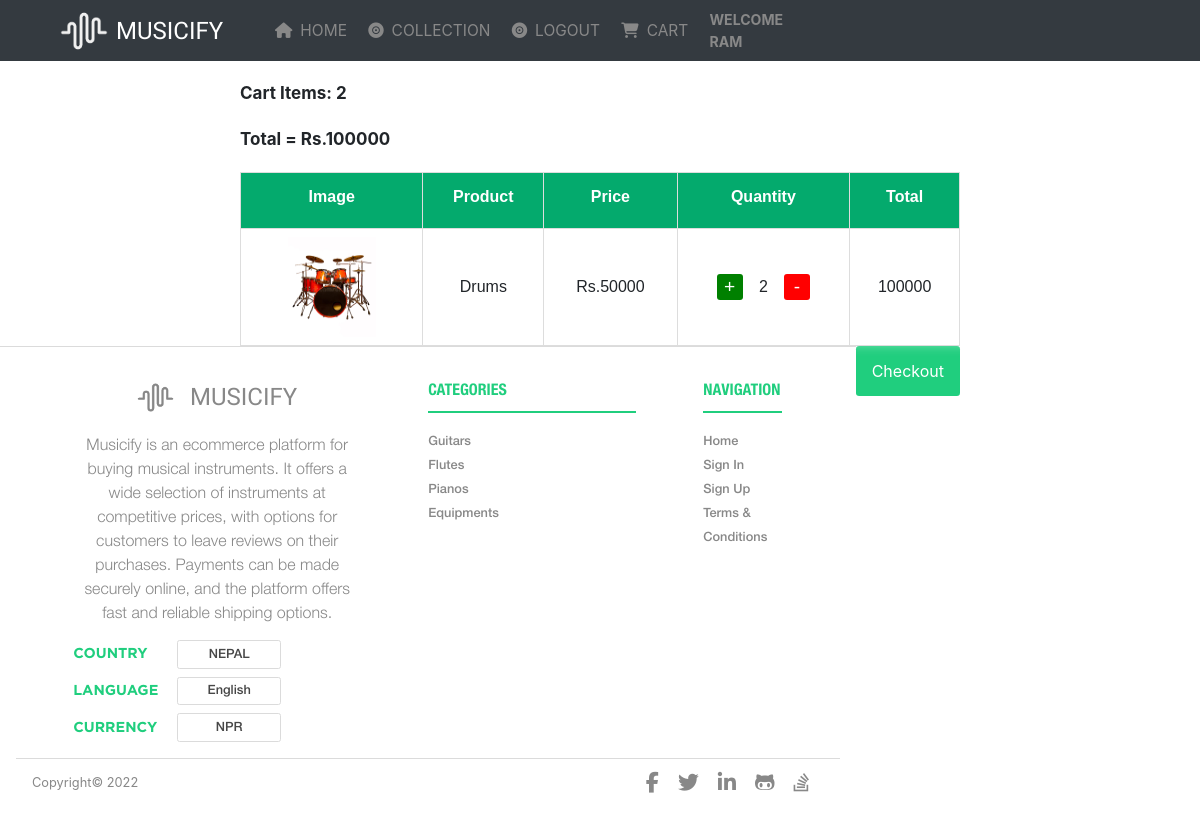
The app's page /cart (signed in) with its own data.
### users/models.py (models this page shows)
class User(AbstractUser):
    username = None
    email = models.EmailField(unique=True,null=False)
    first_name=models.CharField(max_length=26,null=False)
    last_name=models.CharField(max_length=26,null=False)
    phone=models.CharField(max_length=10,null=False)
    GENDER = [('Male','Male'),('Female','Female'),('Other','Other')]
    gender=models.CharField(max_length=6,choices=GENDER,null=True)
    is_staff = models.BooleanField(default=False)
    is_active = models.BooleanField(default=True)
    date_joined=models.DateField(auto_now_add=True)
    USERNAME_FIELD = 'email'
    REQUIRED_FIELDS = ['first_name','last_name','phone','gender']
    objects = CustomUserManager()
    def __str__(self):
        return self.email

### stores/models.py (models this page shows, shortened)
class Cart(models.Model):
    user=models.ForeignKey(User,on_delete=models.CASCADE,null=False)
    status=models.BooleanField(default=False)
    date_added=models.DateField(auto_now=True)
    @property
    def cart_total(self):
        cartitems = self.cartitem_set.all()
        total = sum([item.total for item in cartitems])
        return total
    @property
    def cart_items(self):
        cartitems = self.cartitem_set.all()
        total = sum([item.quantity for item in cartitems])
        return total

class CartItem(models.Model):
    cart=models.ForeignKey(Cart,on_delete=models.CASCADE,null=False)
    product=models.ForeignKey(Product,on_delete=models.CASCADE,null=False)
    quantity=models.IntegerField(default=0)
    @property
    def total(self):
        amount = self.product.price * self.quantity
        return amount

class Product(models.Model):
    name=models.CharField(max_length=26,null=False)
    CATEGORIES=[('Guitar',' Acoustic Guitar'),('Guitar',' Electric Guitar'),
                ('Keyboard','Electric Keyboards'),
                ('Drums','Drum Set'),
                ('Flutes','Flute'),
                ('Steel','Violin'),
                ('Studio Equipments',' Equipments'),
                ('Pedals','Bass Guitars')]
    category=models.CharField(max_length=26,choices = CATEGORIES,null=False)
    image = models.ImageField(upload_to='uploads/products',null=True)
    price=models.IntegerField()
    date_added=models.DateField(auto_now_add=True)
    product_info = models.TextField()
    brand = models.CharField(max_length=50)

### stores/views.py (the view)
# urls.py: path('cart',viewCart,name='cart'),
@login_required(login_url='login-page')
def viewCart(request):
    if request.user.is_authenticated:
        customer = User.objects.get(id= request.user.id)
        cart, created = Cart.objects.get_or_create(user = customer,status = False)
        items = cart.cartitem_set.all()
    else:
        items=[]
        cart ={'cart_total':0, 'cart_items':0}
    context={
        "items":items,
        "cart":cart
    }
    return render(request,"pages/cart.html",context)

### templates/pages/cart.html (shortened to what this page needs)
{% extends 'base.html' %}
{% block content %}
<div>
    <div class='card-items'>
        Cart Items: {{cart.cart_items}}
    </div>
    <div class='card-total'>
        Total = Rs.{{cart.cart_total}}
    </div>
    <div class='table-container'>
        <table>
            <thead>
                <th>Image</th>
                <th>Product</th>
                <th>Price</th>
                <th>Quantity</th>
                <th>Total</th>
            </thead>
            <tbody>
                {% if cart.cart_items > 0 %}
                {% for item in items %}
                    <tr>
                        <td>
                            <img src={{item.product.image.url}} alt="" class = 'cart-product-image'>
                        </td>
                        <td>
                            {{item.product.name}}
                        </td>
                        <td>
                            Rs.{{item.product.price}}
                        </td>
                        <td>
                            <div style="display:flex;align-items:center;justify-content:center;">
                                <button data-product={{item.product.id}} data-user={{request.user}} data-action="add" class="cart-button plus co-l ai-c jc-c">+</button>
                                <div class='item-product-quantity'>{{item.quantity}}</div>
                                <button data-product={{item.product.id}} data-user={{request.user}} data-action="remove" class="cart-button minus plus co-l ai-c jc-c">-</button>
                            </div>
                        </td>
                        <td>
                            {{item.total}}
                        </td>
                    </tr>
                {% endfor %}
                {% else %}
                <tr>
                    <td colspan=5>No order has been placed</td>
                </tr>
                {% endif %}
            </tbody>
        </table>
        <a href="{% url 'checkout' %}"><button type='submit' data-cart={{cart.id}} class='checkout-btn btn-red ai-c py-2'>Checkout</button></a>
    </div>
</div>
{% endblock %}

### templates/partials/header.html (shortened to what this page needs)
{% load static %}
<link rel="stylesheet" href="{% static 'css/styles.css' %}">
<header class="bg-dark w-100">
<nav class="nav-bar ai-c jc-sb py-1 max-w-80 w-90">
    <div class="nav--left ai-c">
        <div class="nav__brand">
          <div class="nav__brand__logo mr-2">
            <img
              class="nav__brand__logo__img"
              src="{% static 'images/waves-icon.png' %}"
              alt="waves-icon"
            />
          </div>
          <div class="nav__brand__name"><a class="brand-name--sm-w" href="{% url 'home' %}">MUSICIFY</a></div>
        </div>
        <div class="nav__menu ai-c tupper">
            <a class="nav__menu__item" href="{% url 'home' %}">
              <div class="nav__menu__item co-l ai-c">
                <div class="nav__menu__item-icon mr-2">
                  <i class="fas fa-home"></i>
                </div>
                <div class="nav__menu_item-text">Home</div>
              </div>
            </a>
            <a class="nav__menu__item" href="{% url 'category' %}">
              <div class="nav__menu__item co-l ai-c">
                <div class="nav__menu__item-icon mr-2">
                  <i class="fas fa-record-vinyl"></i>
                </div>
                <div class="nav__menu_item-text">Collection</div>
              </div>
            </a>
              {% if user.is_authenticated %}
            <a class="nav__menu__item" href="{% url 'logout' %}">
              <div class="nav__menu__item co-l ai-c">
                <div class="nav__menu__item-icon mr-2">
                  <i class="fas fa-record-vinyl"></i>
                </div>
                <div class="nav__menu_item-text">Logout</div>
              </div>
           </a>
              {% endif %}
                <a class="nav__menu__item" href="{% url 'cart' %}">
                    <div class="nav__menu__item co-l ai-c">
                      <div class="nav__menu__item-icon mr-2">
                        <i class="fas fa-shopping-cart"></i>
                      </div>
                      <div class="nav__menu_item-text">CART</div>
                    </div>
                </a>
             {% if user.is_authenticated %}
             <div class="nav__menu__item co-l ai-c">
             <div class="nav__menu_item-text"><b>Welcome {{ user.first_name }}</b> </div>
             </div>
             {% endif %}
        </div>
</nav>
</header>

### templates/static/base.css (style rules this page uses)
* { box-sizing: border-box; margin: 0; padding: 0; }
body { font-family: -apple-system, BlinkMacSystemFont, 'Segoe UI', Roboto, Oxygen, Ubuntu, Cantarell, 'Open Sans', 'Helvetica Neue', sans-serif; }
a { color: #888; }
nav { height: 3.8125em; margin: 0 auto; }
.w-mc, .nav__brand { width: max-content; }
.w-90 { width: 90% !important; }
.w-100 { width: 100% !important; }
.max-w-80 { max-width: 80em; }
.flex, .ai-c, .jc-c, .jc-sb { display: flex; }
.ai-c { -moz-align-items: center; -ms-align-items: center; -o-align-items: center; align-items: center; }
.jc-c { -moz-justify-content: center; -ms-justify-content: center; -o-justify-content: center; justify-content: center; }
.jc-sb { -moz-justify-content: space-between; -ms-justify-content: space-between; -o-justify-content: space-between; justify-content: space-between; }
.mr-2 { margin-right: 2em; }
.py-1, .btn-red, .btn-dark { padding-top: 0.5em; padding-bottom: 0.5em; }
.px-1, .btn-red, .btn-dark, .btn-transparent { padding-right: 1em; padding-left: 1em; }
.py-2 { padding-top: 1em; padding-bottom: 1em; }
.bg-red, .btn-red { background-color: #20ce7e; }
.btn-red, .btn-dark { border: none; border-radius: 0.2em; font-size: 1em; }
.bg-dark, .btn-dark, .btn-transparent:hover { background-color: #383838; }
.btn-red { color: #fff; box-shadow: inset 0 72px 14px -76px rgba(255, 255, 255, 0.65); }
.brand-name--sm-w { color: white; font-size: 1em; }
.brand-name, .brand-name--sm-w, .brand-name--sm-w:hover, .brand-name--sm-l, .brand-name--lg-w, .brand-name--lg-w-page { font-family: 'Fascinate', cursive; }
.tupper { text-transform: uppercase; }
.co-l { color: #888; }
.nav--left { width: 100%; justify-content: space-between; }
.nav__brand { display: flex; margin-right: 2em; }
.nav__menu { margin-right: 2em; display: none; }
::placeholder { color: #383838; }
.nav__menu__item { font-size: 1.1em; margin-right: 1em; }
.nav__brand__name { margin: auto 0; }
.nav__brand__logo__img { height: 2em; filter: invert(100%) sepia(0%) saturate(569%) hue-rotate(301deg) brightness(100%) contrast(88%); }
.plus { width: 1.375em; height: 1.375em; border: 0.1em solid #dbdbdb; transition: background-color 1s, color 1s; }
@media (min-width: 768px) { .nav--left { width: 60%; } }
@media (min-width: 768px) { .nav__menu { display: flex; font-size: 0.8em; } }
@media (min-width: 768px) { .nav__brand, .nav__menu { margin-right: 8%; } }
@media (min-width: 768px) { .nav__menu__item { margin-right: 5%; } }
@media (min-width: 768px) { .nav__brand__logo__img { height: 3em; } }
@media (min-width: 768px) { .brand-name--sm-w, .brand-name--sm-w:hover { font-size: 1.5em; } }

### templates/pages/cart.html (style rules this page uses)
.card-items,.card-total { width: 60%; font-weight:bold; font-size: 17px; margin-top: 20px; margin-left:auto; margin-right:auto; }
.table-container { margin-top: 20px; width:60%; margin-left:auto; margin-right:auto; }
table { font-family: Arial, Helvetica, sans-serif; border-collapse: collapse; width: 100%; text-align: center; }
th,td { border: 1px solid #ddd; padding: 8px; }
th { padding-top: 12px; padding-bottom: 19px; background-color: #04AA6D; color: white; }
.cart-product-image { margin-left:auto; margin-right: auto; height: 100px; width: 100px; }
.item-product-quantity, plus, minus { padding: 8px; margin: 8px; }
.checkout-btn { float: inline-end; height: 50px; font-size: 18px; padding: 7px; border:none; background: #20ce7E; border-radius: 3px; color: white; }
.cart-button.plus { font-size:larger; color:white; background-color: green; padding: 8px; border:none; padding: 4px; border-radius: 3px; text-align:center; }
.cart-button.minus { font-size:larger; color:white; background-color: red; border:none; padding: 8px; border-radius: 3px; }

### records on screen
User: first_name "RAM"
Cart: cart_items "2", cart_total "100000"
CartItem: product.image (picture), product.name "Drums", product.price "50000", quantity "2", total "100000"
